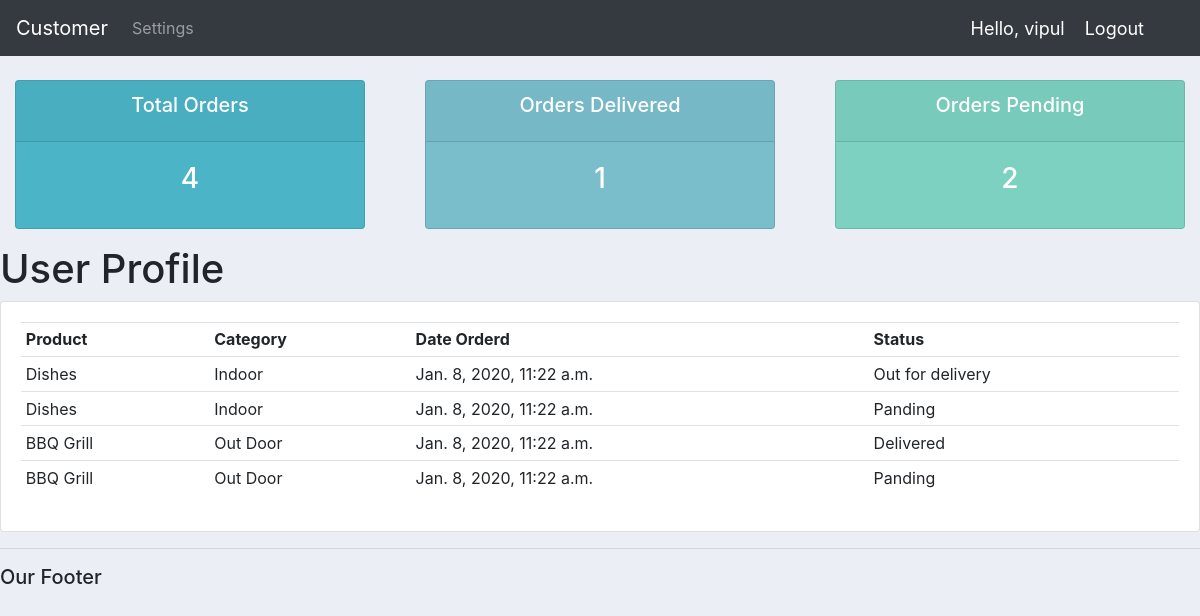
Page /user/ (signed in) on the committed database.
### accounts/models.py (models this page shows, shortened)
class Order(models.Model):
    STATUS = (
        ('Panding', 'Panding'),
        ('Out for delivery', 'Out for delivery'),
        ('Delivered', 'Delivered')
    )
    customer = models.ForeignKey(Customer, null=True, on_delete=models.SET_NULL)
    product = models.ForeignKey(Product, null=True, on_delete=models.SET_NULL)
    date_created = models.DateTimeField(auto_now_add=True, null=True)
    status = models.CharField(max_length=200, null=True, choices=STATUS)

class Product(models.Model):
    CATEGORY = (
        ('Indoor', 'Indoor'),
        ('Out Door', 'Out Door'),
    )
    name = models.CharField(max_length=200, null=True)
    price = models.FloatField(null=True)
    category = models.CharField(max_length=200, null=True, choices=CATEGORY)
    description = models.CharField(max_length=200, null=True, blank=True)
    date_created = models.DateTimeField(auto_now_add=True, null=True)
    tags = models.ManyToManyField(Tag)
    def __str__(self):
        return self.name

### accounts/decorators.py (the view)
        def wrapper_func(request, *args, **kwargs):
            group = None
            if request.user.groups.exists():
                group = request.user.groups.all()[0].name
            if group in allowed_roles:
                return view_func(request, *args, **kwargs)
            else:
                return HttpResponse('You are not autherized to view this page.')

### accounts/views.py (called while the page is built)
@login_required(login_url='login')
@allowed_users(allowed_roles=['customer'])
def userPage(request):
    orders = request.user.customer.order_set.all()
    total_orders = orders.count()
    delivered = orders.filter(status='Delivered').count()
    panding = orders.filter(status='Panding').count()
    context = {'orders': orders, 'total_orders': total_orders,
               'delivered': delivered, 'panding': panding}
    return render(request, 'accounts/user.html', context)

### accounts/templates/accounts/user.html
{% extends 'accounts/main.html' %}
{% block content %}
{%  include 'accounts/status.html' %}
  <h1>User Profile</h1>
  <div class="row">
   <div class="col-md">
    <div class="card card-body">
      <table class="table table-sm">
        <tr>
          <th>Product</th>
          <th>Category</th>
          <th>Date Orderd</th>
          <th>Status</th>
        </tr>
        {% for order in orders %}
          <tr>
            <td>{{order.product}}</td>
            <td>{{order.product.category}}</td>
            <td>{{order.date_created}}</td>
            <td>{{order.status}}</td>
          </tr>
        {% endfor %}
      </table>
    </div>
   </div>
  </div>
{% endblock content %}

### accounts/templates/accounts/navbar.html (shortened to what this page needs)
<nav class="navbar navbar-expand-lg navbar-dark bg-dark">
  <a class="navbar-brand" href="{% url 'home' %}">Customer</a>
  <div class="collapse navbar-collapse" id="navbarNav">
    <ul class="navbar-nav">
      {% if request.user.is_staff %}
        <li class="nav-item active">
          <a class="nav-link" href="{% url 'home' %}">Dashboard</a>
        </li>
        <li class="nav-item">
          <a class="nav-link" href="{% url 'product' %}">Products</a>
        </li>
      {% else %}
        <li class="nav-item">
          <a class="nav-link" href="{% url 'account' %}">Settings</a>
        </li>
      {% endif %}
    </ul>
  </div>
  <span class="hello-msg">Hello, {{request.user}}</span>
  <span class="hello-msg"><a class="hello-msg" href="{% url 'logout' %}">Logout</a></span>
</nav>

### static/css/main.css (style rules this page uses)
body { background-color: #ebeff5; }

### accounts/templates/accounts/navbar.html (style rules this page uses)
.hello-msg { font-size: 18px; color: #fff; margin-right: 20px; }

### rows in the picture
Order: product "Dishes", product.category "Indoor", date_created "Jan. 8, 2020, 11:22 a.m.", status "Out for delivery"
Order: product "Dishes", product.category "Indoor", date_created "Jan. 8, 2020, 11:22 a.m.", status "Panding"
Order: product "BBQ Grill", product.category "Out Door", date_created "Jan. 8, 2020, 11:22 a.m.", status "Delivered"
Order: product "BBQ Grill", product.category "Out Door", date_created "Jan. 8, 2020, 11:22 a.m.", status "Panding"

### other values in the picture
{{ request.user }} "vipul"
{{ total_orders }} "4"
{{ delivered }} "1"
{{ panding }} "2"
